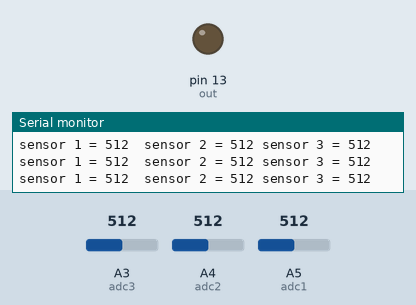
This sketch was run on a simulated Arduino Uno, built with avr-gcc and run on an emulated ATmega328P. Parts: output pins drawn as LEDs (lit = HIGH), the last lines printed to the serial monitor. The inputs (shaded band) are chosen by the test bench; at power-on: A5 (adc1) = 512, A3 (adc3) = 512, A4 (adc2) = 512.

Above: at 1.2 s.
1.3 s: A5 (adc1) set to 482
At 2.4 s:
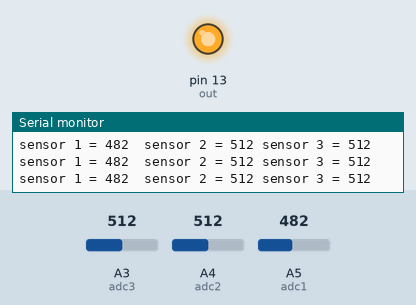
2.8 s: A3 (adc3) set to 105
5.8 s: A3 (adc3) set to 89
8.8 s: A4 (adc2) set to 106
11.8 s: A4 (adc2) set to 92
14.8 s: A5 (adc1) set to 510
At 15.7 s:
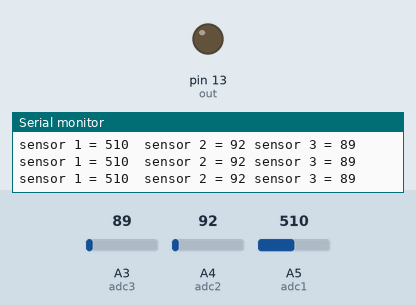
Timing chart, 0 to 17.8 s (numbered marks = the images above; inputs shaded):
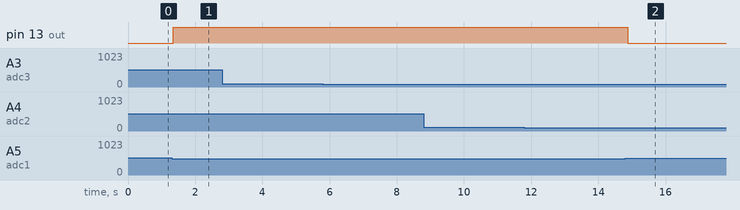

The sketch:

_IR_sensor_Analog_Input.ino
```cpp
//sketch arduino kalibrasi sensor adc dan pembacaan sensor infrared denga  ADC
//                  afif husain
int adc1 = A5;
int adc2 = A4;
int adc3 = A3;

int out =13;
//int out2 =12;
//int out3 =11;


int nilaiadc1 = 0;        // value read from the pot
int nilaiadc2 = 0;
int nilaiadc3 = 0;


void setup() {
  // initialize serial communications at 9600 bps:
  Serial.begin(9600);
  pinMode(out, OUTPUT);
//  pinMode(out2, OUTPUT);
//  pinMode(out3, OUTPUT);
}

void loop() {
  // read the analog in value:
  nilaiadc1 = analogRead(adc1);
  nilaiadc2 = analogRead(adc2);
  nilaiadc3 = analogRead(adc3);


  Serial.print("sensor 1 = " );
  Serial.print(nilaiadc1);
  Serial.print("  sensor 2 = " );
  Serial.print(nilaiadc2);
  Serial.print(" sensor 3 = ");
  Serial.println(nilaiadc3);


  if(nilaiadc1<=500)
  {
    digitalWrite(out,1);
  }
  else
  {
    digitalWrite(out,0);
  }
  delay(1);


//int sensorValue2 = analogRead(A0);
//
//
//  Serial.print("sensor 2 = " );
//  Serial.println(sensorValue2);
//
//  delay(200 );
//
//  if(sensorValue<=500)
//  {
//    digitalWrite(out2,1);
//  }
//  else
//  {
//    digitalWrite(out2,0);
//  }
//  int sensorValue2 = analogRead(A0);
//
//
//  Serial.print("sensor 2 = " );
//  Serial.println(sensorValue2);
//
//  delay(200 );
//
//  if(sensorValue<=500)
//  {
//    digitalWrite(out2,1);
//  }
//  else
//  {
//    digitalWrite(out2,0);
//  }
//
}
```

Measured:
- the behaviour switches between 501 and 500 on A5 (adc1) (found by bisection; images 0 and 1)
- after the input at 1.3 s, pin 13 (out): LOW → HIGH after 0.05 s
- after the input at 14.8 s, pin 13 (out): HIGH → LOW after 0.07 s
